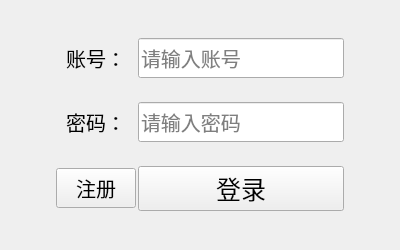
<?xml version="1.0" encoding="UTF-8"?>
<ui version="4.0">
 <class>Login</class>
 <widget class="QWidget" name="Login">
  <property name="geometry">
   <rect>
    <x>0</x>
    <y>0</y>
    <width>400</width>
    <height>250</height>
   </rect>
  </property>
  <property name="windowTitle">
   <string>Form</string>
  </property>
  <layout class="QVBoxLayout" name="verticalLayout">
   <item>
    <widget class="QStackedWidget" name="stackedWidget">
     <property name="currentIndex">
      <number>0</number>
     </property>
     <widget class="QWidget" name="page">
      <layout class="QGridLayout" name="gridLayout">
       <property name="leftMargin">
        <number>45</number>
       </property>
       <property name="rightMargin">
        <number>45</number>
       </property>
       <property name="horizontalSpacing">
        <number>2</number>
       </property>
       <item row="0" column="0">
        <widget class="QLabel" name="label">
         <property name="minimumSize">
          <size>
           <width>0</width>
           <height>40</height>
          </size>
         </property>
         <property name="font">
          <font>
           <pointsize>15</pointsize>
          </font>
         </property>
         <property name="text">
          <string>账号：</string>
         </property>
         <property name="alignment">
          <set>Qt::AlignCenter</set>
         </property>
        </widget>
       </item>
       <item row="0" column="1">
        <widget class="QLineEdit" name="lineEditId">
         <property name="sizePolicy">
          <sizepolicy hsizetype="Expanding" vsizetype="Fixed">
           <horstretch>0</horstretch>
           <verstretch>0</verstretch>
          </sizepolicy>
         </property>
         <property name="minimumSize">
          <size>
           <width>0</width>
           <height>40</height>
          </size>
         </property>
         <property name="font">
          <font>
           <pointsize>15</pointsize>
          </font>
         </property>
         <property name="maxLength">
          <number>8</number>
         </property>
         <property name="placeholderText">
          <string>请输入账号</string>
         </property>
        </widget>
       </item>
       <item row="1" column="0">
        <widget class="QLabel" name="label_2">
         <property name="minimumSize">
          <size>
           <width>0</width>
           <height>40</height>
          </size>
         </property>
         <property name="font">
          <font>
           <pointsize>15</pointsize>
          </font>
         </property>
         <property name="text">
          <string>密码：</string>
         </property>
         <property name="alignment">
          <set>Qt::AlignCenter</set>
         </property>
        </widget>
       </item>
       <item row="1" column="1">
        <widget class="QLineEdit" name="lineEditPswd_2">
         <property name="minimumSize">
          <size>
           <width>0</width>
           <height>40</height>
          </size>
         </property>
         <property name="font">
          <font>
           <pointsize>15</pointsize>
          </font>
         </property>
         <property name="maxLength">
          <number>15</number>
         </property>
         <property name="echoMode">
          <enum>QLineEdit::Password</enum>
         </property>
         <property name="placeholderText">
          <string>请输入密码</string>
         </property>
        </widget>
       </item>
       <item row="2" column="0">
        <widget class="QPushButton" name="btnGoSignIn">
         <property name="minimumSize">
          <size>
           <width>0</width>
           <height>40</height>
          </size>
         </property>
         <property name="font">
          <font>
           <pointsize>15</pointsize>
          </font>
         </property>
         <property name="text">
          <string>注册</string>
         </property>
        </widget>
       </item>
       <item row="2" column="1">
        <widget class="QPushButton" name="btnLogin">
         <property name="minimumSize">
          <size>
           <width>0</width>
           <height>40</height>
          </size>
         </property>
         <property name="font">
          <font>
           <pointsize>19</pointsize>
          </font>
         </property>
         <property name="text">
          <string>登录</string>
         </property>
        </widget>
       </item>
      </layout>
     </widget>
     <widget class="QWidget" name="page_2">
      <property name="font">
       <font>
        <pointsize>15</pointsize>
       </font>
      </property>
      <layout class="QGridLayout" name="gridLayout_2">
       <item row="2" column="0">
        <widget class="QLabel" name="label_5">
         <property name="text">
          <string>确认密码：</string>
         </property>
        </widget>
       </item>
       <item row="2" column="1">
        <widget class="QLineEdit" name="lineEditConfirmPswd">
         <property name="sizePolicy">
          <sizepolicy hsizetype="Expanding" vsizetype="Expanding">
           <horstretch>0</horstretch>
           <verstretch>0</verstretch>
          </sizepolicy>
         </property>
         <property name="font">
          <font>
           <pointsize>18</pointsize>
          </font>
         </property>
         <property name="placeholderText">
          <string>再次输入密码</string>
         </property>
        </widget>
       </item>
       <item row="1" column="1">
        <widget class="QLineEdit" name="lineEditPswd">
         <property name="sizePolicy">
          <sizepolicy hsizetype="Expanding" vsizetype="Expanding">
           <horstretch>0</horstretch>
           <verstretch>0</verstretch>
          </sizepolicy>
         </property>
         <property name="font">
          <font>
           <pointsize>18</pointsize>
          </font>
         </property>
         <property name="placeholderText">
          <string>最多15位</string>
         </property>
        </widget>
       </item>
       <item row="0" column="1">
        <widget class="QLineEdit" name="lineEditNickname">
         <property name="sizePolicy">
          <sizepolicy hsizetype="Expanding" vsizetype="Expanding">
           <horstretch>0</horstretch>
           <verstretch>0</verstretch>
          </sizepolicy>
         </property>
         <property name="font">
          <font>
           <pointsize>18</pointsize>
          </font>
         </property>
         <property name="placeholderText">
          <string>最多8个字符</string>
         </property>
        </widget>
       </item>
       <item row="1" column="0">
        <widget class="QLabel" name="label_4">
         <property name="text">
          <string>密码：</string>
         </property>
        </widget>
       </item>
       <item row="0" column="0">
        <widget class="QLabel" name="label_3">
         <property name="text">
          <string>昵称：</string>
         </property>
        </widget>
       </item>
       <item row="3" column="0">
        <widget class="QPushButton" name="btnBack">
         <property name="sizePolicy">
          <sizepolicy hsizetype="Minimum" vsizetype="Expanding">
           <horstretch>0</horstretch>
           <verstretch>0</verstretch>
          </sizepolicy>
         </property>
         <property name="text">
          <string>返回</string>
         </property>
        </widget>
       </item>
       <item row="3" column="1">
        <widget class="QPushButton" name="btnSignIn">
         <property name="sizePolicy">
          <sizepolicy hsizetype="Minimum" vsizetype="Expanding">
           <horstretch>0</horstretch>
           <verstretch>0</verstretch>
          </sizepolicy>
         </property>
         <property name="font">
          <font>
           <pointsize>19</pointsize>
          </font>
         </property>
         <property name="text">
          <string>注册</string>
         </property>
        </widget>
       </item>
      </layout>
     </widget>
    </widget>
   </item>
  </layout>
 </widget>
 <resources/>
 <connections/>
</ui>
